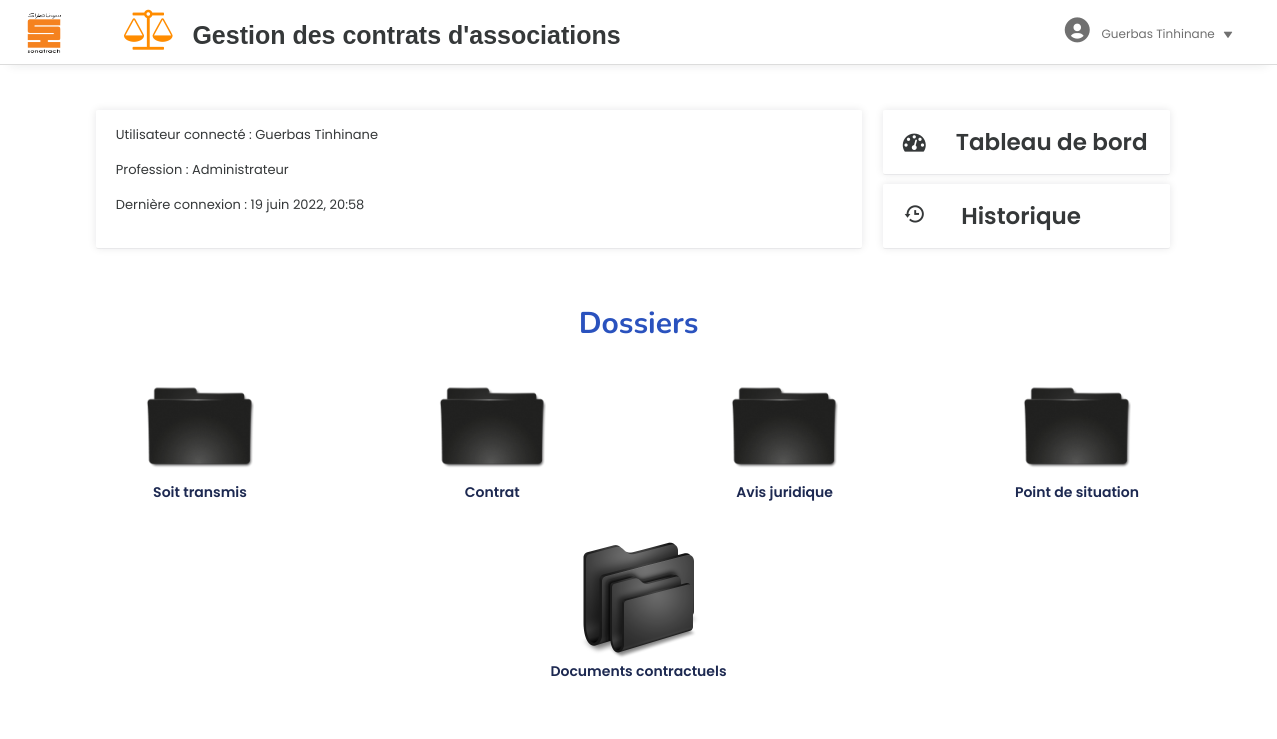
The page /chefdep (signed in) on the database its author committed.
### user/models.py (models this page shows)
class User(AbstractUser):
    is_chefdep = models.BooleanField(default=False)
    is_juriste = models.BooleanField(default=False)
    is_admin = models.BooleanField(default=False)
    history = HistoricalRecords()

### user/views.py (the view)
# urls.py: path('chefdep', chefdep, name='chefdep'),
def chefdep(request):
    if request.user.is_authenticated:
      current_user = request.user
      if (current_user.is_chefdep or current_user.is_admin):
        return render( request,'general/chefdep.html')
        return redirect(dashboard)
      else:
        return render(request, 'general/juriste.html')
    else:
        return render(request, 'general/error.html')

### user/templates/general/chefdep.html (shortened to what this page needs)
<!DOCTYPE html>
<html lang="en" style="background: url('static/images/imag01.jpg') no-repeat center fixed;
-webkit-background-size: cover; /* pour anciens Chrome et Safari */
background-size: cover; /* version standardisée */"
>
<head>
  {% load i18n %}
  {% load static %}
    <link rel="stylesheet" type="text/css" href={% static 'css/accueil.css' %}>
  <link rel="stylesheet" href="https://cdnjs.cloudflare.com/ajax/libs/font-awesome/4.7.0/css/font-awesome.min.css">
  <link href='https://unpkg.com/boxicons@2.1.1/css/boxicons.min.css' rel='stylesheet'>
  <link rel="stylesheet" href={% static "css/accueil.css" %}>
</head>
  <body>
  <header>
    <div class="image-text">
        <span class="image">
          <img src={% static 'images/logo-removebg-preview.png' %} alt="">
        </span>
    </div>
  <div class="div2">
     <h1> <i class="fa fa-balance-scale" aria-hidden="true"></i> Gestion des contrats d'associations</h1>
     <span class="nomprenom"><i class='bx bxs-user-circle '></i> {{ request.user.first_name }} {{ request.user.last_name }} <i class='bx bxs-down-arrow ' ></i></span>
    </div>
  </header>
<div class="container">
    <div class="containerhead">
      <div class="info">{% if request.user.is_authenticated %}
        <li>Utilisateur connecté : {{user.first_name}}  {{user.last_name}}</li>
        <li>Profession :
         {% if user.is_admin %}
          Administrateur
         {% endif %}</li>
        <li>Dernière connexion :{% language 'fr' %}
          {{ user.last_login|date:'d F Y' }},  {{ user.last_login|time:"H:i" }}
       {% endlanguage %} </li>
      {% endif %}
      </div>
      <div class="dashboard">
        <a href ="{% url "dashboard" %}">
           <i class="fa fa-tachometer" aria-hidden="true"></i>Tableau de bord </i>
        </a>
      </div>
      <div class="historique">
        <a href="{% url "view_history" %}">
           <i class='bx bx-history'></i> Historique
        </a>
      </div>
    </div>
    <div class="cont_home">
      <h4>  Dossiers</h4>
      <div class="dossindividuel">
          <div class="contdossier">
           <a href=" {% url "update_st" '0' %} ">
            <img src={% static 'images/Generica_25576.png' %} alt="">
           </a>
           <h6> Soit transmis</h6>
           </div>
           <div class="contdossier">
            <a href=" {% url "update_contrat" '0' %} ">
                <img src={% static 'images/Generica_25576.png' %} alt="">
            </a>
            <h6> Contrat</h6>
            </div>
            <div class="contdossier">
              <a href=" {% url "update_avis" '0' %} ">
                <img src={% static 'images/Generica_25576.png' %} alt="">
              </a>
              <h6> Avis juridique</h6>
              </div>
              <div class="contdossier">
                <a href=" {% url "update_pds" '0' %} ">
                    <img src={% static 'images/Generica_25576.png' %} alt="">
                </a>
                <h6> Point de situation</h6>
                </div>
    </div>
    <div class="dossier2">
      <div class="contdossier">
        <a>
            <img src={% static 'images/folders_folder_20348.png' %} alt="">
        </a>
        <h6>Documents contractuels</h6>
        </div>
    </div>
    </div>
  </div>
</body>
</html>

### user/static/css/accueil.css (style rules this page uses)
* { font-family:"Poppins",sans-serif; margin: 0; padding: 0; box-sizing: border-box; }
body { transition: all 0.5s ease; overflow-x:hidden; }
a { text-decoration: none; color:#353839 }
header { width: 100%; display: flex; justify-content: space-between; padding: 10px 14px 0 14px; height:65px; background-color:#ffffff; border-bottom: 1px solid #dcdcdc; box-shadow: rgba(33, 35, 38, 0.1) 0px 10px 10px -10px; position: fixed; z-index: 2; }
.image-text img { width: 60px; height:55px; }
header .image-text { display: flex; align-items: center; }
header h1 { font-family: 'Open-sans', sans-serif; font-size: 25px; position: relative; left:-50px; color:#353839; }
header h1 .fa-balance-scale { font-size:40px; color:#ff8c00; margin-right: 10px; margin-left: 100px; }
header span .bxs-user-circle { font-size:30px; position:relative; top:5px; margin-right:6px; }
header span .bxs-down-arrow { font-size:10px; position:relative; top:1px; cursor:pointer; margin-left:5px; }
.nomprenom { position:relative; font-size: 12px; color:#707070; transition: all 0.5s; }
.container { position: relative; top:65px; height:100%; }
.containerhead { display:grid; grid-template-rows: repeat (2, auto); grid-template-columns: 75% 25%; gap:10px; position:relative; top:45px; }
.dashboard { background-color: rgba(255, 255, 255, 0.5);; grid-row: 1/2; grid-column: 2/3; width:90%; padding:15px 20px; border-radius: 2px; font-size: 23px; text-align: left; color:#353839; font-weight: 600; position: relative; right:85px; box-shadow: rgba(17, 17, 26, 0.05) 0px 1px 0px, rgba(17, 17, 26, 0.1) 0px 0px 8px; }
.bx,.fa { margin-right: 30px; }
.historique { background-color: rgba(255, 255, 255, 0.5);; grid-row: 2/3; grid-column: 2/3; width:90%; padding:15px 20px; border-radius: 2px; font-size: 23px; text-align: left; color:#353839; font-weight: 600; position: relative; right:85px; box-shadow: rgba(17, 17, 26, 0.05) 0px 1px 0px, rgba(17, 17, 26, 0.1) 0px 0px 8px; }
.dashboard , .historique { color:#353839 }
.info { background-color: rgba(255, 255, 255, 0.5);; width:80%; grid-row: 1/3; grid-column: 1/2; padding:15px 20px; border-radius: 2px; font-size: 13px; display: flex; flex-flow:column nowrap; gap:15px; color:#353839; margin: 0 auto; list-style: none; box-shadow: rgba(17, 17, 26, 0.05) 0px 1px 0px, rgba(17, 17, 26, 0.1) 0px 0px 8px; }
.cont_home { background-color: rgba(255, 255, 255, 0.5); width:90%; margin:0 auto; margin-top: 100px; margin-bottom: 50px; display: flex; flex-direction: column; gap:30px; }
h4 { text-align: center; color:#2a52be; font-size:30px; font-family: 'Nunito'; }
.dossindividuel { width: 100%; display: flex; flex-flow:row nowrap; gap:20px; justify-content:space-around; }
.contdossier { display: flex; flex-direction: column; justify-content: center; align-items: center; align-content: center; }
.contdossier a { display: flex; justify-content: center; }
a img { width:42%; }
.contdossier h6 { color:#1d2951; font-size: 14px; font-weight:600; }
.dossier2 img { width:25%; cursor: pointer; }
.div2 { display: flex; justify-content: space-between; width:100%; }

### rows shown on the page
User: user.first_name "Guerbas", user.last_name "Tinhinane", first_name "Guerbas", last_name "Tinhinane", last_login "19 juin 2022", last_login "20:58"
